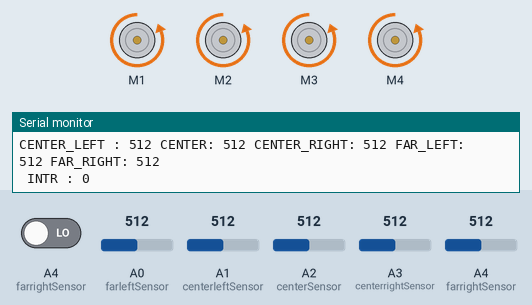
Recording of a sketch running on a simulated Arduino Uno, built with avr-gcc and run on an emulated ATmega328P. Shown: 4 × DC motor (green arrow = forward, orange = backward, longer = faster), the last lines printed to the serial monitor. The inputs (shaded band) are chosen by the test bench; at power-on: A0 (farleftSensor) = 512, A1 (centerleftSensor) = 512, A2 (centerSensor) = 512, A3 (centerrightSensor) = 512, A4 (farrightSensor) LOW, A4 (farrightSensor) = 512.

Above: at 1.2 s.
1.3 s: A0 (farleftSensor) set to 493
At 2.5 s:
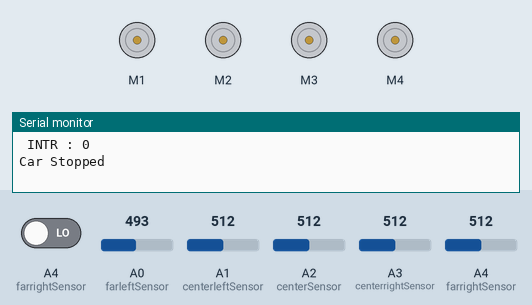
2.9 s: A1 (centerleftSensor) set to 110
5.9 s: A1 (centerleftSensor) set to 93
Timing chart, 0 to 8.9 s (numbered marks = the images above; inputs shaded):
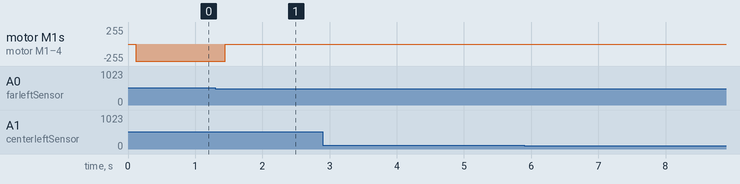

Measured:
- the behaviour switches between 500 and 499 on A0 (farleftSensor) (found by bisection; images 0 and 1)
- after the input at 1.3 s, motor M1–4: backward 255/255 → stopped after 0.15 s

The sketch:

v09.ino
```cpp
#include <AFMotor.h>

// Define motor objects for 4 motors
AF_DCMotor motor1(1);  // Front Left Motor
AF_DCMotor motor2(2);  // Front Right Motor
AF_DCMotor motor3(3);  // Back Left Motor
AF_DCMotor motor4(4);  // Back Right Motor

// Define sensor pins
const int centerleftSensor = A1;  // Left sensor
const int centerrightSensor = A3;  // Center sensor
const int centerSensor  = A2;     // Right sensor
const int farleftSensor = A0;     // Front Left sensor
const int farrightSensor = A4;    // Front Right sensor

const int intr = 18;    // Front Right sensor

// Timing variables
unsigned long previousMillis = 0;  // Store last time sensors were checked
const long interval = 50;           // Check sensors every 50 milliseconds

void setup() {
  Serial.begin(9600);  // Start the serial communication for debugging

  // Set all motors to maximum speed initially
  motor1.setSpeed(255);
  motor2.setSpeed(255);
  motor3.setSpeed(255);
  motor4.setSpeed(255);
}

void loop() {
  unsigned long currentMillis = millis(); // Get the current time

  // Continuously check the sensors
  if (checkSensorsForLine()) {
    // backward();
    // delay(300);
    stopCar();
    delay(500);  // Hold stop for a moment (can be adjusted)

  } else {

    if (!checkSensorsForLine()) {
    backward();
    // delay(300);
    // stopCar();
    // delay(500);  // Hold stop for a moment (can be adjusted)
    }
      // Move forward if no line is detected
  }

  // Optional: Short delay to allow other processes, if necessary
  delay(10); // Allow a brief pause
}

bool checkSensorsForLine() {
  int centerleftValue = analogRead(centerleftSensor);
  int centerValue = analogRead(centerSensor);
  int centerrightValue = analogRead(centerrightSensor);
  int farleftValue = analogRead(farleftSensor);
  int farrightValue = analogRead(farrightSensor);
  int intrsenor = digitalRead(intr);

  // Debugging: Print sensor values
  Serial.print("CENTER_LEFT : "); Serial.print(centerleftValue);
  Serial.print(" CENTER: "); Serial.print(centerValue);
  Serial.print(" CENTER_RIGHT: "); Serial.print(centerrightValue);
  Serial.print(" FAR_LEFT: "); Serial.print(farleftValue);
  Serial.print(" FAR_RIGHT: "); Serial.println(farrightValue);

  Serial.print(" INTR : "); Serial.println(intrsenor);
  // Check if any sensor value is below 500
  if (centerleftValue < 500 || centerValue < 500 || centerrightValue < 500 || farleftValue < 500 || farrightValue < 500 || intrsenor) {
    return true;  // A sensor has detected the line
  }
  return false;  // No sensor has detected the line
}

// Function to move forward with PWM speed control
void forward(int speed) {
  motor1.setSpeed(speed);  // Set speed dynamically
  motor2.setSpeed(speed);
  motor3.setSpeed(speed);
  motor4.setSpeed(speed);

  motor1.run(FORWARD);
  motor2.run(FORWARD);
  motor3.run(FORWARD);
  motor4.run(FORWARD);

  Serial.print("Moving Forward at speed: ");
  Serial.println(speed);
}

void stopCar() {
  motor1.run(RELEASE);
  motor2.run(RELEASE);
  motor3.run(RELEASE);
  motor4.run(RELEASE);
  Serial.println("Car Stopped");
}

// Placeholder functions for backward and turning
void backward() {
  motor1.run(BACKWARD);
  motor2.run(BACKWARD);
  motor3.run(BACKWARD);
  motor4.run(BACKWARD);
  Serial.println("Moving Backward");
}

void turnLeft() {
  motor1.run(BACKWARD);
  motor2.run(BACKWARD);
  motor3.run(FORWARD);
  motor4.run(FORWARD);
  Serial.println("Turning left");
}

void turnRight() {
  motor1.run(FORWARD);
  motor2.run(FORWARD);
  motor3.run(BACKWARD);
  motor4.run(BACKWARD);
  Serial.println("Turning Right");
}
```
